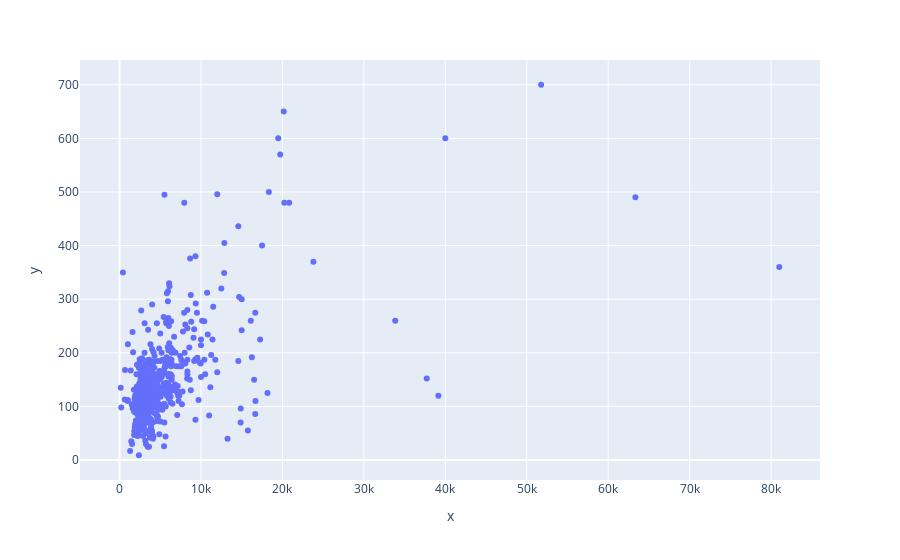

The notebook cell saved with this chart:
### Markdown cell above
There does exist a moderate correlation between `loan_amount` and `applicant_income` which will be examined

### Code cell
fig = px.scatter(x=df_numeric['applicant_income'], y=df_numeric['loan_amount'])
fig.show()

### Figure 1 — Plotly figure (JSON) as saved in the notebook; plotly's stock layout.template omitted (floating-point values rounded to 4 significant figures; data arrays with more than 128 entries replaced by an {"elided": "..."} marker saying what was removed)
{"data": [{"hovertemplate": "x=%{x}<br>y=%{y}<extra></extra>", "legendgroup": "", "marker": {"color": "#636efa", "symbol": "circle"}, "mode": "markers", "name": "", "orientation": "v", "showlegend": false, "type": "scatter", "x": {"elided": "614 int values"}, "xaxis": "x", "y": {"elided": "614 int values"}, "yaxis": "y"}], "layout": {"autosize": true, "legend": {"tracegroupgap": 0}, "margin": {"t": 60}, "xaxis": {"anchor": "y", "autorange": true, "domain": [0, 1], "range": [-4658.0, 85810.0], "title": {"text": "x"}, "type": "linear"}, "yaxis": {"anchor": "x", "autorange": true, "domain": [0, 1], "range": [-44.5, 753.5], "title": {"text": "y"}, "type": "linear"}}}
